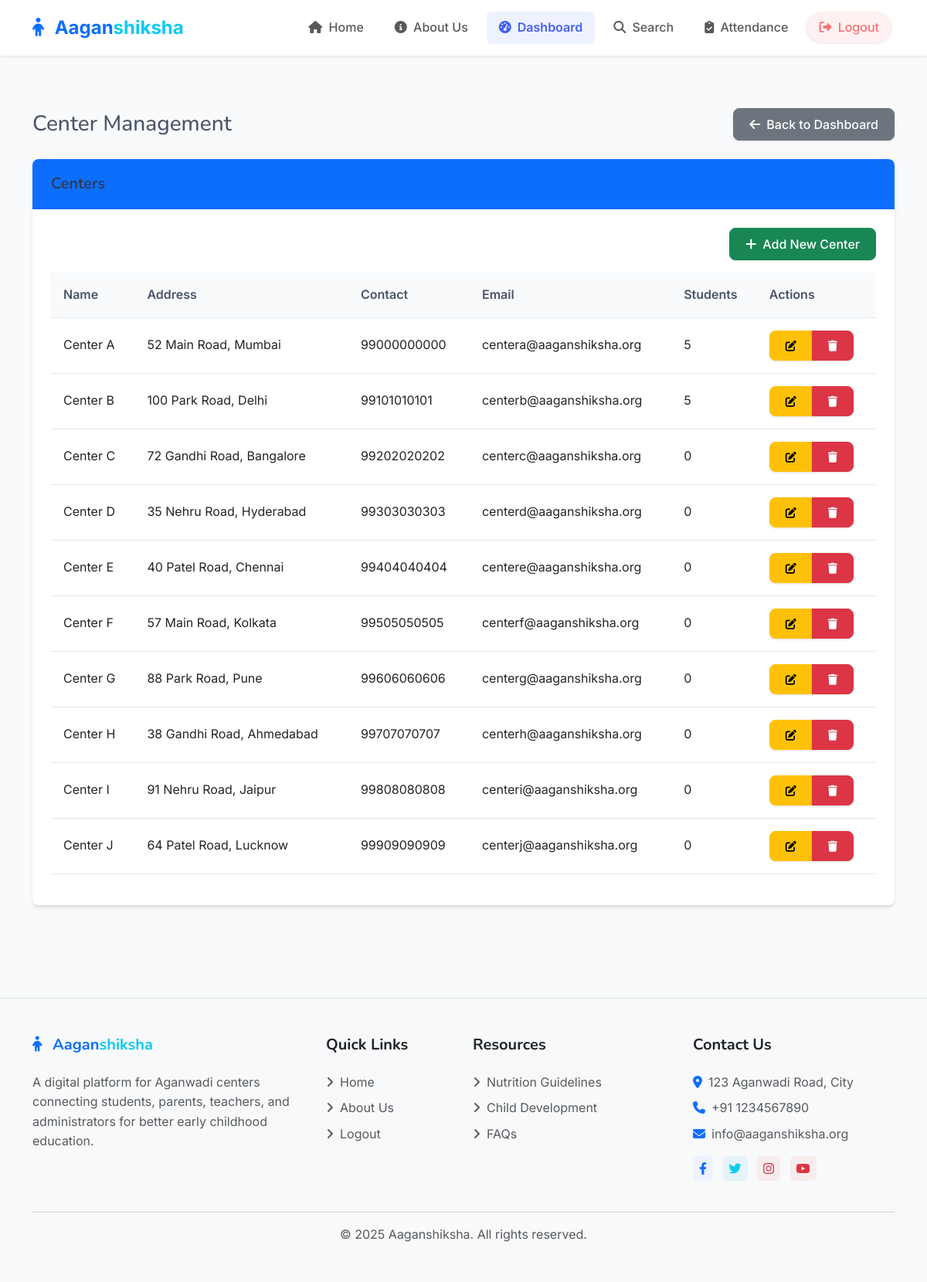
The app's page /admin/centers (signed in), older data.
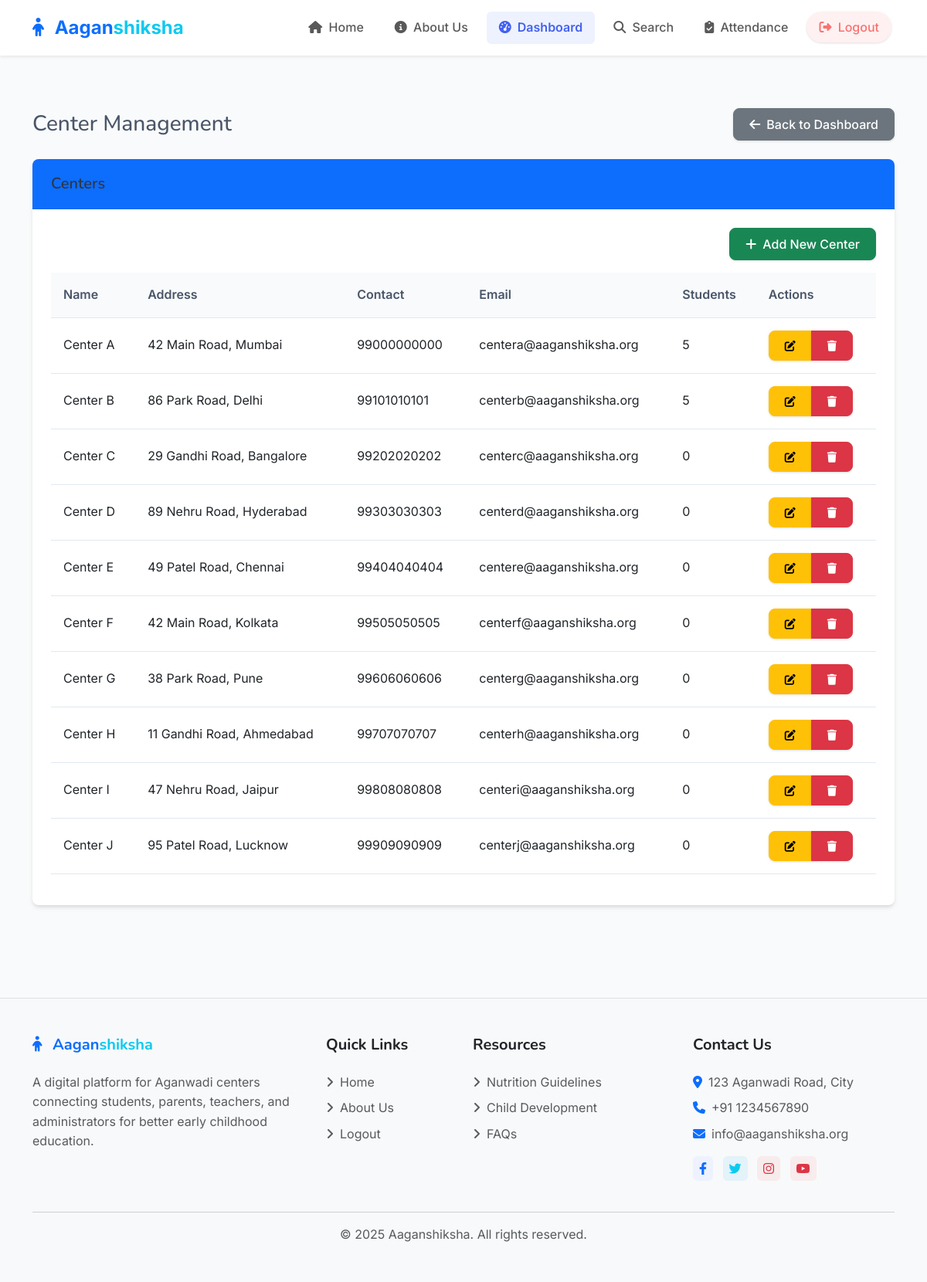
The same page, newer data.
### models.py (models this page shows)
class Center(db.Model):
    id = db.Column(db.Integer, primary_key=True)
    name = db.Column(db.String(100), nullable=False)
    address = db.Column(db.String(200), nullable=False)
    contact_number = db.Column(db.String(15))
    email = db.Column(db.String(120))
    created_at = db.Column(db.DateTime, default=datetime.utcnow)
    students = db.relationship('Student', backref='center', lazy=True)
    inventory_items = db.relationship('Inventory', backref='center', lazy=True)

### routes/admin.py (the view)
@admin_bp.route('/centers')
@login_required
@admin_required
def centers():
    centers = Center.query.all()
    return render_template('admin/centers.html', centers=centers)

### templates/admin/centers.html (shortened to what this page needs)
{% extends 'base.html' %}
{% block content %}
<div class="container py-4">
    <div class="d-flex justify-content-between align-items-center mb-4">
        <h1 class="h3 mb-0">Center Management</h1>
        <a href="{{ url_for('admin.dashboard') }}" class="btn btn-secondary">
            <i class="fas fa-arrow-left me-2"></i>Back to Dashboard
        </a>
    </div>
    <div class="card mb-4">
        <div class="card-header bg-primary text-white">
            <h5 class="mb-0">
                {% if is_add %}
                    Add New Center
                {% elif is_edit %}
                    Edit Center
                {% else %}
                    Centers
                {% endif %}
            </h5>
        </div>
        <div class="card-body">
            {% if is_add or is_edit %}
                <form method="POST">
                    {{ form.hidden_tag() }}
                    <div class="mb-3">
                        <label class="form-label">Center Name</label>
                        {{ form.name(class="form-control") }}
                        {% if form.name.errors %}
                            <div class="text-danger">
                                {% for error in form.name.errors %}
                                    <small>{{ error }}</small>
                                {% endfor %}
                            </div>
                        {% endif %}
                    </div>
                    <div class="mb-3">
                        <label class="form-label">Address</label>
                        {{ form.address(class="form-control") }}
                        {% if form.address.errors %}
                            <div class="text-danger">
                                {% for error in form.address.errors %}
                                    <small>{{ error }}</small>
                                {% endfor %}
                            </div>
                        {% endif %}
                    </div>
                    <div class="row mb-3">
                        <div class="col-md-6">
                            <label class="form-label">Contact Number</label>
                            {{ form.contact_number(class="form-control") }}
                            {% if form.contact_number.errors %}
                                <div class="text-danger">
                                    {% for error in form.contact_number.errors %}
                                        <small>{{ error }}</small>
                                    {% endfor %}
                                </div>
                            {% endif %}
                        </div>
                        <div class="col-md-6">
                            <label class="form-label">Email</label>
                            {{ form.email(class="form-control") }}
                            {% if form.email.errors %}
                                <div class="text-danger">
                                    {% for error in form.email.errors %}
                                        <small>{{ error }}</small>
                                    {% endfor %}
                                </div>
                            {% endif %}
                        </div>
                    </div>
                    <div class="d-flex justify-content-between">
                        <a href="{{ url_for('admin.centers') }}" class="btn btn-secondary">Cancel</a>
                        {{ form.submit(class="btn btn-primary") }}
                    </div>
                </form>
            {% else %}
                <div class="d-flex justify-content-end mb-3">
                    <a href="{{ url_for('admin.add_center') }}" class="btn btn-success">
                        <i class="fas fa-plus me-2"></i>Add New Center
                    </a>
                </div>
                <div class="table-responsive">
                    <table class="table table-hover">
                        <thead>
                            <tr>
                                <th>Name</th>
                                <th>Address</th>
                                <th>Contact</th>
                                <th>Email</th>
                                <th>Students</th>
                                <th>Actions</th>
                            </tr>
                        </thead>
                        <tbody>
                            {% if centers %}
                                {% for center in centers %}
                                    <tr>
                                        <td>{{ center.name }}</td>
                                        <td>{{ center.address }}</td>
                                        <td>{{ center.contact_number }}</td>
                                        <td>{{ center.email }}</td>
                                        <td>{{ center.students|length }}</td>
                                        <td>
                                            <div class="btn-group btn-group-sm">
                                                <a href="{{ url_for('admin.edit_center', id=center.id) }}" class="btn btn-warning">
                                                    <i class="fas fa-edit"></i>
                                                </a>
                                                <button type="button" class="btn btn-danger" data-bs-toggle="modal" data-bs-target="#deleteModal{{ center.id }}">
                                                    <i class="fas fa-trash"></i>
                                                </button>
                                            </div>
                                        </td>
                                    </tr>
                                {% endfor %}
                            {% else %}
                                <tr>
                                    <td colspan="6" class="text-center">No centers found.</td>
                                </tr>
                            {% endif %}
                        </tbody>
                    </table>
                </div>
            {% endif %}
        </div>
    </div>
</div>
{% endblock %}

### templates/base.html (shortened to what this page needs)
<!DOCTYPE html>
<html lang="en" data-bs-theme="light">
<head>
    <link href="https://cdn.jsdelivr.net/npm/bootstrap@5.3.0/dist/css/bootstrap.min.css" rel="stylesheet">
    <link rel="stylesheet" href="https://cdnjs.cloudflare.com/ajax/libs/font-awesome/6.4.0/css/all.min.css">
    <link rel="stylesheet" href="https://cdnjs.cloudflare.com/ajax/libs/animate.css/4.1.1/animate.min.css">
    <link rel="stylesheet" href="{{ url_for('static', filename='css/style.css') }}">
</head>
<body>
    <nav class="navbar navbar-expand-lg fixed-top shadow-sm navbar-light bg-white">
        <div class="container">
            <a class="navbar-brand fw-bold" href="{{ url_for('home.index') }}">
                <i class="fas fa-child text-primary me-2"></i>
                <span class="text-primary">Aagan</span><span class="text-info">shiksha</span>
            </a>
            <div class="collapse navbar-collapse" id="navbarNav">
                <ul class="navbar-nav ms-auto">
                    <li class="nav-item mx-1">
                        <a class="nav-link rounded px-3 {% if request.path == '/' %}active{% endif %}" href="{{ url_for('home.index') }}">
                            <i class="fas fa-home me-1"></i> Home
                        </a>
                    </li>
                    <li class="nav-item mx-1">
                        <a class="nav-link rounded px-3 {% if request.path == '/about' %}active{% endif %}" href="{{ url_for('home.about') }}">
                            <i class="fas fa-info-circle me-1"></i> About Us
                        </a>
                    </li>
                    {% if current_user.is_authenticated %}
                        {% if current_user.role == 'admin' %}
                            <li class="nav-item mx-1">
                                <a class="nav-link rounded px-3 {% if '/admin/' in request.path and not '/admin/search' in request.path %}active{% endif %}" href="{{ url_for('admin.dashboard') }}">
                                    <i class="fas fa-tachometer-alt me-1"></i> Dashboard
                                </a>
                            </li>
                            <li class="nav-item mx-1">
                                <a class="nav-link rounded px-3 {% if '/admin/search' in request.path %}active{% endif %}" href="{{ url_for('admin.search') }}">
                                    <i class="fas fa-search me-1"></i> Search
                                </a>
                            </li>
                        {% elif current_user.role == 'teacher' %}
                            <li class="nav-item mx-1">
                                <a class="nav-link rounded px-3 {% if '/teacher/' in request.path %}active{% endif %}" href="{{ url_for('teacher.dashboard') }}">
                                    <i class="fas fa-chalkboard-teacher me-1"></i> Dashboard
                                </a>
                            </li>
                        {% endif %}
                        <li class="nav-item mx-1">
                            <a class="nav-link rounded px-3 {% if '/attendance/' in request.path %}active{% endif %}" href="{{ url_for('attendance.index') }}">
                                <i class="fas fa-clipboard-check me-1"></i> Attendance
                            </a>
                        </li>
                        <li class="nav-item mx-1">
                            <a class="nav-link rounded-pill btn btn-soft-danger px-3" href="{{ url_for('auth.logout') }}">
                                <i class="fas fa-sign-out-alt me-1"></i> Logout
                            </a>
                        </li>
                    {% else %}
                        <li class="nav-item mx-1">
                            <a class="nav-link rounded-pill btn btn-soft-primary px-3 {% if '/auth/login' in request.path %}active{% endif %}" href="{{ url_for('auth.login') }}">
                                <i class="fas fa-sign-in-alt me-1"></i> Login
                            </a>
                        </li>
                    {% endif %}
                </ul>
            </div>
        </div>
    </nav>
    <div style="height: 76px;"></div>
    <main class="py-4">
        {% block content %}{% endblock %}
    </main>
    <footer class="bg-light py-5 mt-5 border-top">
        <div class="container">
            <div class="row g-4">
                <div class="col-lg-4 col-md-6">
                    <div class="mb-4">
                        <h5 class="fw-bold text-primary mb-4">
                            <i class="fas fa-child me-2"></i>
                            <span class="text-primary">Aagan</span><span class="text-info">shiksha</span>
                        </h5>
                        <p class="text-muted">A digital platform for Aganwadi centers connecting students, parents, teachers, and administrators for better early childhood education.</p>
                    </div>
                </div>
                <div class="col-lg-2 col-md-6">
                    <div class="mb-4">
                        <h5 class="fw-bold text-dark mb-4">Quick Links</h5>
                        <ul class="list-unstyled">
                            <li class="mb-2"><a href="{{ url_for('home.index') }}" class="text-decoration-none text-muted"><i class="fas fa-angle-right me-2"></i>Home</a></li>
                            <li class="mb-2"><a href="{{ url_for('home.about') }}" class="text-decoration-none text-muted"><i class="fas fa-angle-right me-2"></i>About Us</a></li>
                            {% if current_user.is_authenticated %}
                                <li class="mb-2"><a href="{{ url_for('auth.logout') }}" class="text-decoration-none text-muted"><i class="fas fa-angle-right me-2"></i>Logout</a></li>
                            {% else %}
                                <li class="mb-2"><a href="{{ url_for('auth.login') }}" class="text-decoration-none text-muted"><i class="fas fa-angle-right me-2"></i>Login</a></li>
                            {% endif %}
                        </ul>
                    </div>
                </div>
                <div class="col-lg-3 col-md-6">
                    <div class="mb-4">
                        <h5 class="fw-bold text-dark mb-4">Resources</h5>
                        <ul class="list-unstyled">
                            <li class="mb-2"><a href="#" class="text-decoration-none text-muted"><i class="fas fa-angle-right me-2"></i>Nutrition Guidelines</a></li>
                            <li class="mb-2"><a href="#" class="text-decoration-none text-muted"><i class="fas fa-angle-right me-2"></i>Child Development</a></li>
                            <li class="mb-2"><a href="#" class="text-decoration-none text-muted"><i class="fas fa-angle-right me-2"></i>FAQs</a></li>
                        </ul>
                    </div>
                </div>
                <div class="col-lg-3 col-md-6">
                    <div class="mb-4">
                        <h5 class="fw-bold text-dark mb-4">Contact Us</h5>
                        <div class="text-muted">
                            <p class="mb-2"><i class="fas fa-map-marker-alt text-primary me-2"></i>123 Aganwadi Road, City</p>
                            <p class="mb-2"><i class="fas fa-phone text-primary me-2"></i>+91 1234567890</p>
                            <p class="mb-2"><i class="fas fa-envelope text-primary me-2"></i>info@aaganshiksha.org</p>
                        </div>
                        <div class="social-icons mt-3">
                            <a href="#" class="text-decoration-none me-2"><i class="fab fa-facebook-f p-2 rounded bg-soft-primary text-primary"></i></a>
                            <a href="#" class="text-decoration-none me-2"><i class="fab fa-twitter p-2 rounded bg-soft-info text-info"></i></a>
                            <a href="#" class="text-decoration-none me-2"><i class="fab fa-instagram p-2 rounded bg-soft-danger text-danger"></i></a>
                            <a href="#" class="text-decoration-none"><i class="fab fa-youtube p-2 rounded bg-soft-danger text-danger"></i></a>
                        </div>
                    </div>
                </div>
            </div>
            <hr>
            <div class="text-center text-muted">
                <p class="mb-0">&copy; {{ current_year|default(2025) }} Aaganshiksha. All rights reserved.</p>
            </div>
        </div>
    </footer>
</body>
</html>

Row changes from the older to the newer data that the page shows:
changed Center "Center A": address "52 Main Road, Mumbai" → "42 Main Road, Mumbai"
changed Center "Center B": address "100 Park Road, Delhi" → "86 Park Road, Delhi"
changed Center "Center C": address "72 Gandhi Road, Bangalore" → "29 Gandhi Road, Bangalore"
changed Center "Center D": address "35 Nehru Road, Hyderabad" → "89 Nehru Road, Hyderabad"
changed Center "Center E": address "40 Patel Road, Chennai" → "49 Patel Road, Chennai"
changed Center "Center F": address "57 Main Road, Kolkata" → "42 Main Road, Kolkata"
changed Center "Center G": address "88 Park Road, Pune" → "38 Park Road, Pune"
changed Center "Center H": address "38 Gandhi Road, Ahmedabad" → "11 Gandhi Road, Ahmedabad"
changed Center "Center I": address "91 Nehru Road, Jaipur" → "47 Nehru Road, Jaipur"
changed Center "Center J": address "64 Patel Road, Lucknow" → "95 Patel Road, Lucknow"
